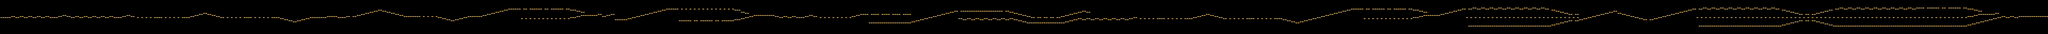

Rendered tile map (Tiled .tmx) drawn with the repository's tilesets; below, a short description and the map source with its tile grids summarised:
An orthogonal 960x32 tile map with 32x16 px tiles, 1 tile layer (line) and 390 objects.

<map version="1.2" tiledversion="1.2.1" orientation="orthogonal" renderorder="right-down" width="960" height="32" tilewidth="32" tileheight="16" infinite="0" nextlayerid="5" nextobjectid="422">
 <tileset firstgid="1" source="bar.tsx" />
 <layer id="1" name="line" width="960" height="32" offsetx="5" offsety="3">
  <data>[30720 cells, 1298 non-empty, 1 distinct tile ids]</data>
 </layer>
 <objectgroup id="3" name="diamond">
  <object id="393" x="802" y="245" />
  <object id="394" x="1984" y="229" />
  <object id="395" x="2372" y="244" />
  <object id="396" x="3718" y="244" />
  <object id="397" x="5038" y="228" />
  <object id="398" x="6177" y="204" />
  <object id="399" x="7713" y="92" />
  <object id="400" x="8349" y="92" />
  <object id="402" x="11138" y="165" />
  <object id="403" x="12003" y="244" />
  <object id="404" x="14494" y="121" />
  <object id="407" x="14769" y="118" />
  <object id="409" x="14936" y="119" />
  <object id="410" x="17024" y="242" />
  <object id="411" x="17443" y="257" />
  <object id="412" x="18752" y="258" />
  <object id="413" x="20369" y="112" />
  <object id="414" x="21545" y="209" />
  <object id="415" x="23904" y="228" />
  <object id="417" x="24768" y="276" />
  <object id="419" x="28833" y="100" />
  <object id="421" x="30049" y="226" />
 </objectgroup>
 <objectgroup id="4" name="can">
  <object id="362" x="946" y="211" />
  <object id="363" x="1908" y="213" />
  <object id="364" x="3061" y="181" />
  <object id="365" x="4087" y="244" />
  <object id="366" x="4923" y="231" />
  <object id="367" x="6080" y="228" />
  <object id="368" x="7033" y="230" />
  <object id="369" x="8277" y="122" />
  <object id="370" x="8563" y="243" />
  <object id="371" x="9314" y="276" />
  <object id="372" x="10039" y="115" />
  <object id="373" x="11041" y="133" />
  <object id="374" x="11533" y="211" />
  <object id="375" x="12912" y="196" />
  <object id="376" x="13519" y="322" />
  <object id="377" x="13647" y="195" />
  <object id="378" x="14608" y="146" />
  <object id="379" x="16244" y="149" />
  <object id="380" x="16308" y="259" />
  <object id="381" x="17367" y="260" />
  <object id="382" x="18100" y="194" />
  <object id="383" x="19125" y="261" />
  <object id="384" x="20277" y="113" />
  <object id="385" x="21206" y="243" />
  <object id="386" x="21942" y="116" />
  <object id="387" x="24208" y="148" />
  <object id="388" x="25395" y="116" />
  <object id="390" x="28758" y="100" />
  <object id="391" x="29524" y="229" />
  <object id="392" x="29558" y="118" />
 </objectgroup>
 <objectgroup id="2" name="coins">
  <object id="1" x="193.992" y="224.185">
   <ellipse />
  </object>
  <object id="2" x="323.068" y="227.204">
   <ellipse />
  </object>
  <object id="3" x="452.144" y="229.469">
   <ellipse />
  </object>
  <object id="4" x="578.955" y="227.959">
   <ellipse />
  </object>
  <object id="5" x="706.522" y="227.959">
   <ellipse />
  </object>
  <object id="6" x="979.655" y="210.098">
   <ellipse />
  </object>
  <object id="7" x="1154.14" y="229.469">
   <ellipse />
  </object>
  <object id="8" x="1283.21" y="229.469">
   <ellipse />
  </object>
  <object id="9" x="1408.51" y="230.223">
   <ellipse />
  </object>
  <object id="10" x="1536.84" y="228.714">
   <ellipse />
  </object>
  <object id="11" x="1668.93" y="230.978">
   <ellipse />
  </object>
  <object id="12" x="1764.79" y="247.585">
   <ellipse />
  </object>
  <object id="13" x="1935.55" y="210.382">
   <ellipse />
  </object>
  <object id="14" x="2101.45" y="246.075">
   <ellipse />
  </object>
  <object id="15" x="2164.1" y="244.565">
   <ellipse />
  </object>
  <object id="16" x="2229.77" y="246.83">
   <ellipse />
  </object>
  <object id="17" x="2296.95" y="246.075">
   <ellipse />
  </object>
  <object id="18" x="2450.94" y="245.32">
   <ellipse />
  </object>
  <object id="19" x="2520.38" y="246.075">
   <ellipse />
  </object>
  <object id="20" x="2584.54" y="246.075">
   <ellipse />
  </object>
  <object id="21" x="2648.7" y="247.585">
   <ellipse />
  </object>
  <object id="22" x="2711.35" y="245.32">
   <ellipse />
  </object>
  <object id="23" x="2883.45" y="230.978">
   <ellipse />
  </object>
  <object id="25" x="3090.45" y="181.914">
   <ellipse />
  </object>
  <object id="26" x="3266.91" y="227.204">
   <ellipse />
  </object>
  <object id="27" x="3381.64" y="245.32">
   <ellipse />
  </object>
  <object id="28" x="3443.54" y="245.32">
   <ellipse />
  </object>
  <object id="29" x="3512.23" y="246.83">
   <ellipse />
  </object>
  <object id="30" x="3575.63" y="248.339">
   <ellipse />
  </object>
  <object id="31" x="3637.53" y="247.585">
   <ellipse />
  </object>
  <object id="32" x="3799.82" y="245.32">
   <ellipse />
  </object>
  <object id="33" x="3863.98" y="246.83">
   <ellipse />
  </object>
  <object id="34" x="3926.63" y="246.075">
   <ellipse />
  </object>
  <object id="35" x="3990.79" y="246.075">
   <ellipse />
  </object>
  <object id="37" x="4052.69" y="246.075">
   <ellipse />
  </object>
  <object id="38" x="4227.05" y="262.681">
   <ellipse />
  </object>
  <object id="39" x="4418.03" y="310.99">
   <ellipse />
  </object>
  <object id="40" x="4614.28" y="262.681">
   <ellipse />
  </object>
  <object id="41" x="4732.79" y="245.32">
   <ellipse />
  </object>
  <object id="42" x="4855.83" y="244.565">
   <ellipse />
  </object>
  <object id="44" x="5271.74" y="227.959">
   <ellipse />
  </object>
  <object id="45" x="5443.84" y="196.256">
   <ellipse />
  </object>
  <object id="46" x="5569.9" y="165.308">
   <ellipse />
  </object>
  <object id="47" x="5701.99" y="133.605">
   <ellipse />
  </object>
  <object id="48" x="5829.56" y="163.798">
   <ellipse />
  </object>
  <object id="49" x="5957.88" y="193.992">
   <ellipse />
  </object>
  <object id="50" x="6325.48" y="227.204">
   <ellipse />
  </object>
  <object id="51" x="6389.64" y="227.204">
   <ellipse />
  </object>
  <object id="52" x="6451.54" y="227.959">
   <ellipse />
  </object>
  <object id="53" x="6517.21" y="226.449">
   <ellipse />
  </object>
  <object id="54" x="6662.14" y="260.417">
   <ellipse />
  </object>
  <object id="55" x="6788.19" y="292.12">
   <ellipse />
  </object>
  <object id="56" x="6915.76" y="260.417">
   <ellipse />
  </object>
  <object id="57" x="7085.6" y="229.469">
   <ellipse />
  </object>
  <object id="58" x="7165.61" y="229.469">
   <ellipse />
  </object>
  <object id="59" x="7333.18" y="197.766">
   <ellipse />
  </object>
  <object id="60" x="7459.99" y="164.553">
   <ellipse />
  </object>
  <object id="61" x="7589.82" y="132.85">
   <ellipse />
  </object>
  <object id="62" x="7827.6" y="114.734">
   <ellipse />
  </object>
  <object id="63" x="7924.97" y="113.225">
   <ellipse />
  </object>
  <object id="64" x="7860.05" y="261.171">
   <ellipse />
  </object>
  <object id="65" x="7928.74" y="261.171">
   <ellipse />
  </object>
  <object id="66" x="7989.13" y="260.417">
   <ellipse />
  </object>
  <object id="67" x="8054.8" y="259.662">
   <ellipse />
  </object>
  <object id="68" x="8118.21" y="257.397">
   <ellipse />
  </object>
  <object id="69" x="8181.61" y="256.643">
   <ellipse />
  </object>
  <object id="70" x="8149.15" y="113.225">
   <ellipse />
  </object>
  <object id="72" x="8244.26" y="113.225">
   <ellipse />
  </object>
  <object id="73" x="8245.02" y="255.888">
   <ellipse />
  </object>
  <object id="74" x="8307.67" y="254.378">
   <ellipse />
  </object>
  <object id="75" x="8372.58" y="255.888">
   <ellipse />
  </object>
  <object id="76" x="8467.69" y="111.715">
   <ellipse />
  </object>
  <object id="77" x="8438.25" y="257.397">
   <ellipse />
  </object>
  <object id="78" x="8502.42" y="260.417">
   <ellipse />
  </object>
  </objectgroup>
</map>
<!-- 264 of 390 objects omitted -->
